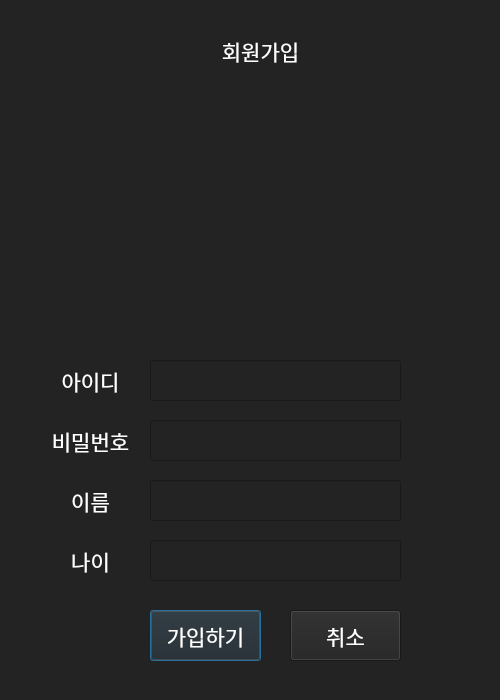
<?xml version="1.0" encoding="UTF-8"?>
<ui version="4.0">
 <class>Dialog</class>
 <widget class="QDialog" name="Dialog">
  <property name="geometry">
   <rect>
    <x>0</x>
    <y>0</y>
    <width>500</width>
    <height>700</height>
   </rect>
  </property>
  <property name="minimumSize">
   <size>
    <width>500</width>
    <height>700</height>
   </size>
  </property>
  <property name="maximumSize">
   <size>
    <width>500</width>
    <height>700</height>
   </size>
  </property>
  <property name="windowTitle">
   <string>Dialog</string>
  </property>
  <property name="styleSheet">
   <string notr="true">background-color: rgb(35, 35, 35);</string>
  </property>
  <widget class="QLabel" name="id_label">
   <property name="geometry">
    <rect>
     <x>50</x>
     <y>360</y>
     <width>81</width>
     <height>41</height>
    </rect>
   </property>
   <property name="font">
    <font>
     <family>배달의민족 도현</family>
     <pointsize>16</pointsize>
     <weight>50</weight>
     <italic>false</italic>
     <bold>false</bold>
    </font>
   </property>
   <property name="styleSheet">
    <string notr="true">color: rgb(255, 255, 255);
font: 16pt &quot;배달의민족 도현&quot;;</string>
   </property>
   <property name="text">
    <string>아이디</string>
   </property>
   <property name="alignment">
    <set>Qt::AlignCenter</set>
   </property>
  </widget>
  <widget class="QLabel" name="pw_label">
   <property name="geometry">
    <rect>
     <x>50</x>
     <y>420</y>
     <width>81</width>
     <height>41</height>
    </rect>
   </property>
   <property name="font">
    <font>
     <family>배달의민족 도현</family>
     <pointsize>16</pointsize>
     <weight>50</weight>
     <italic>false</italic>
     <bold>false</bold>
    </font>
   </property>
   <property name="styleSheet">
    <string notr="true">color: rgb(255, 255, 255);
font: 16pt &quot;배달의민족 도현&quot;;</string>
   </property>
   <property name="text">
    <string>비밀번호</string>
   </property>
   <property name="alignment">
    <set>Qt::AlignCenter</set>
   </property>
  </widget>
  <widget class="QLabel" name="name_label">
   <property name="geometry">
    <rect>
     <x>50</x>
     <y>480</y>
     <width>81</width>
     <height>41</height>
    </rect>
   </property>
   <property name="font">
    <font>
     <family>배달의민족 도현</family>
     <pointsize>16</pointsize>
     <weight>50</weight>
     <italic>false</italic>
     <bold>false</bold>
    </font>
   </property>
   <property name="styleSheet">
    <string notr="true">color: rgb(255, 255, 255);
font: 16pt &quot;배달의민족 도현&quot;;</string>
   </property>
   <property name="text">
    <string>이름</string>
   </property>
   <property name="alignment">
    <set>Qt::AlignCenter</set>
   </property>
  </widget>
  <widget class="QLabel" name="label_4">
   <property name="geometry">
    <rect>
     <x>170</x>
     <y>10</y>
     <width>181</width>
     <height>81</height>
    </rect>
   </property>
   <property name="font">
    <font>
     <family>배달의민족 도현</family>
     <pointsize>16</pointsize>
     <weight>50</weight>
     <italic>false</italic>
     <bold>false</bold>
    </font>
   </property>
   <property name="styleSheet">
    <string notr="true">color: rgb(255, 255, 255);
font: 16pt &quot;배달의민족 도현&quot;;</string>
   </property>
   <property name="text">
    <string>회원가입</string>
   </property>
   <property name="alignment">
    <set>Qt::AlignCenter</set>
   </property>
  </widget>
  <widget class="QPushButton" name="btn_join">
   <property name="geometry">
    <rect>
     <x>150</x>
     <y>610</y>
     <width>111</width>
     <height>51</height>
    </rect>
   </property>
   <property name="font">
    <font>
     <family>배달의민족 도현</family>
     <pointsize>16</pointsize>
     <weight>50</weight>
     <italic>false</italic>
     <bold>false</bold>
    </font>
   </property>
   <property name="styleSheet">
    <string notr="true">color: rgb(255, 255, 255);
font: 16pt &quot;배달의민족 도현&quot;;</string>
   </property>
   <property name="text">
    <string>가입하기</string>
   </property>
  </widget>
  <widget class="QLabel" name="join_image">
   <property name="geometry">
    <rect>
     <x>30</x>
     <y>90</y>
     <width>450</width>
     <height>250</height>
    </rect>
   </property>
   <property name="text">
    <string/>
   </property>
  </widget>
  <widget class="QLabel" name="join_result">
   <property name="geometry">
    <rect>
     <x>410</x>
     <y>610</y>
     <width>81</width>
     <height>51</height>
    </rect>
   </property>
   <property name="styleSheet">
    <string notr="true">color: rgb(255, 255, 255);
font: 16pt &quot;배달의민족 도현&quot;;</string>
   </property>
   <property name="text">
    <string/>
   </property>
  </widget>
  <widget class="QLabel" name="name_label_2">
   <property name="geometry">
    <rect>
     <x>50</x>
     <y>540</y>
     <width>81</width>
     <height>41</height>
    </rect>
   </property>
   <property name="font">
    <font>
     <family>배달의민족 도현</family>
     <pointsize>16</pointsize>
     <weight>50</weight>
     <italic>false</italic>
     <bold>false</bold>
    </font>
   </property>
   <property name="styleSheet">
    <string notr="true">color: rgb(255, 255, 255);
font: 16pt &quot;배달의민족 도현&quot;;</string>
   </property>
   <property name="text">
    <string>나이</string>
   </property>
   <property name="alignment">
    <set>Qt::AlignCenter</set>
   </property>
  </widget>
  <widget class="QPushButton" name="btn_join_back">
   <property name="geometry">
    <rect>
     <x>290</x>
     <y>610</y>
     <width>111</width>
     <height>51</height>
    </rect>
   </property>
   <property name="font">
    <font>
     <family>배달의민족 도현</family>
     <pointsize>16</pointsize>
     <weight>50</weight>
     <italic>false</italic>
     <bold>false</bold>
    </font>
   </property>
   <property name="styleSheet">
    <string notr="true">color: rgb(255, 255, 255);
font: 16pt &quot;배달의민족 도현&quot;;</string>
   </property>
   <property name="text">
    <string>취소</string>
   </property>
  </widget>
  <widget class="QLineEdit" name="join_id">
   <property name="geometry">
    <rect>
     <x>150</x>
     <y>360</y>
     <width>251</width>
     <height>41</height>
    </rect>
   </property>
   <property name="font">
    <font>
     <family>Arial</family>
     <pointsize>18</pointsize>
    </font>
   </property>
  </widget>
  <widget class="QLineEdit" name="join_pw">
   <property name="geometry">
    <rect>
     <x>150</x>
     <y>420</y>
     <width>251</width>
     <height>41</height>
    </rect>
   </property>
   <property name="font">
    <font>
     <family>Arial</family>
     <pointsize>18</pointsize>
    </font>
   </property>
   <property name="echoMode">
    <enum>QLineEdit::Password</enum>
   </property>
  </widget>
  <widget class="QLineEdit" name="join_name">
   <property name="geometry">
    <rect>
     <x>150</x>
     <y>480</y>
     <width>251</width>
     <height>41</height>
    </rect>
   </property>
   <property name="font">
    <font>
     <family>Arial</family>
     <pointsize>18</pointsize>
    </font>
   </property>
  </widget>
  <widget class="QLineEdit" name="join_age">
   <property name="geometry">
    <rect>
     <x>150</x>
     <y>540</y>
     <width>251</width>
     <height>41</height>
    </rect>
   </property>
   <property name="font">
    <font>
     <family>Arial</family>
     <pointsize>18</pointsize>
    </font>
   </property>
  </widget>
 </widget>
 <resources/>
 <connections/>
</ui>
